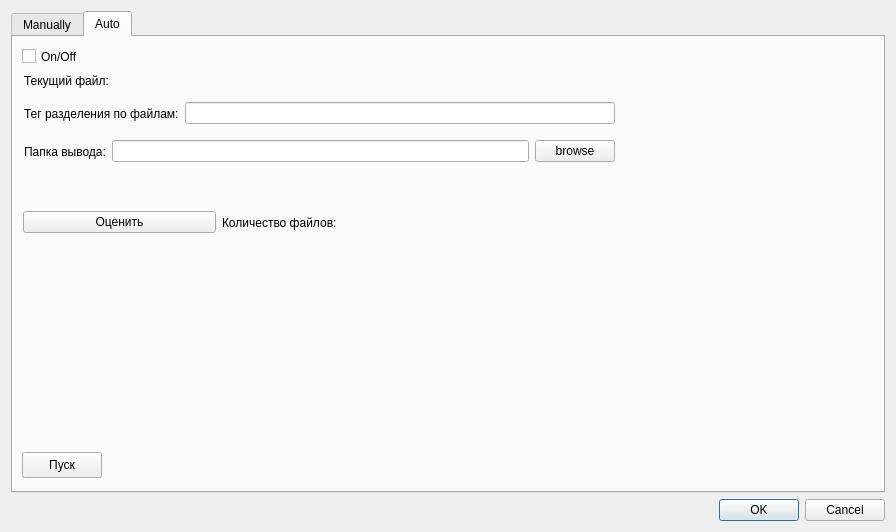
<?xml version="1.0" encoding="UTF-8"?>
<ui version="4.0">
 <class>SplitFile</class>
 <widget class="QDialog" name="SplitFile">
  <property name="windowModality">
   <enum>Qt::NonModal</enum>
  </property>
  <property name="geometry">
   <rect>
    <x>0</x>
    <y>0</y>
    <width>896</width>
    <height>532</height>
   </rect>
  </property>
  <property name="acceptDrops">
   <bool>false</bool>
  </property>
  <property name="windowTitle">
   <string>Split file</string>
  </property>
  <property name="sizeGripEnabled">
   <bool>false</bool>
  </property>
  <layout class="QGridLayout" name="gridLayout_4">
   <item row="2" column="0">
    <widget class="QDialogButtonBox" name="buttonBox">
     <property name="orientation">
      <enum>Qt::Horizontal</enum>
     </property>
     <property name="standardButtons">
      <set>QDialogButtonBox::Cancel|QDialogButtonBox::Ok</set>
     </property>
    </widget>
   </item>
   <item row="1" column="0">
    <widget class="QTabWidget" name="tabWidget">
     <property name="currentIndex">
      <number>1</number>
     </property>
     <widget class="QWidget" name="tab">
      <attribute name="title">
       <string>Manually</string>
      </attribute>
      <layout class="QGridLayout" name="gridLayout_2">
       <item row="0" column="0">
        <widget class="QLabel" name="label">
         <property name="text">
          <string>Резалка файла</string>
         </property>
        </widget>
       </item>
       <item row="1" column="0" rowspan="3" colspan="2">
        <layout class="QGridLayout" name="gridLayout">
         <item row="0" column="0">
          <widget class="QLabel" name="label_3">
           <property name="text">
            <string>Edit text:</string>
           </property>
          </widget>
         </item>
         <item row="0" column="1">
          <widget class="QLabel" name="label_4">
           <property name="text">
            <string>View html:</string>
           </property>
          </widget>
         </item>
         <item row="1" column="0">
          <widget class="QTextEdit" name="textEdit"/>
         </item>
         <item row="1" column="1">
          <widget class="QTextBrowser" name="textBrowser"/>
         </item>
        </layout>
       </item>
       <item row="4" column="0" colspan="2">
        <layout class="QHBoxLayout" name="horizontalLayout">
         <item>
          <widget class="QPushButton" name="pushButton">
           <property name="text">
            <string>Save</string>
           </property>
          </widget>
         </item>
         <item>
          <widget class="QPushButton" name="pBShow">
           <property name="text">
            <string>Show</string>
           </property>
          </widget>
         </item>
         <item>
          <spacer name="horizontalSpacer">
           <property name="orientation">
            <enum>Qt::Horizontal</enum>
           </property>
           <property name="sizeHint" stdset="0">
            <size>
             <width>40</width>
             <height>20</height>
            </size>
           </property>
          </spacer>
         </item>
        </layout>
       </item>
       <item row="0" column="1">
        <layout class="QHBoxLayout" name="horizontalLayout_2">
         <item>
          <widget class="QLabel" name="label_2">
           <property name="text">
            <string>File:</string>
           </property>
          </widget>
         </item>
         <item>
          <widget class="QLineEdit" name="LEFilePath"/>
         </item>
         <item>
          <widget class="QPushButton" name="pBBrowse">
           <property name="text">
            <string>&amp;Browse</string>
           </property>
          </widget>
         </item>
         <item>
          <spacer name="horizontalSpacer_2">
           <property name="orientation">
            <enum>Qt::Horizontal</enum>
           </property>
           <property name="sizeHint" stdset="0">
            <size>
             <width>40</width>
             <height>20</height>
            </size>
           </property>
          </spacer>
         </item>
        </layout>
       </item>
      </layout>
     </widget>
     <widget class="QWidget" name="tab_2">
      <attribute name="title">
       <string>Auto</string>
      </attribute>
      <widget class="QPushButton" name="pBAutoRun">
       <property name="geometry">
        <rect>
         <x>9</x>
         <y>415</y>
         <width>80</width>
         <height>26</height>
        </rect>
       </property>
       <property name="text">
        <string>Пуск</string>
       </property>
      </widget>
      <widget class="QCheckBox" name="cBAutoOn">
       <property name="geometry">
        <rect>
         <x>9</x>
         <y>9</y>
         <width>63</width>
         <height>21</height>
        </rect>
       </property>
       <property name="text">
        <string>On/Off</string>
       </property>
      </widget>
      <widget class="QWidget" name="">
       <property name="geometry">
        <rect>
         <x>10</x>
         <y>170</y>
         <width>591</width>
         <height>31</height>
        </rect>
       </property>
       <layout class="QHBoxLayout" name="horizontalLayout_7">
        <item>
         <widget class="QPushButton" name="pBAutoEstimate">
          <property name="text">
           <string>Оценить</string>
          </property>
         </widget>
        </item>
        <item>
         <widget class="QLabel" name="label_8">
          <property name="text">
           <string>Количество файлов:</string>
          </property>
         </widget>
        </item>
        <item>
         <widget class="QLabel" name="LAValueFiles">
          <property name="text">
           <string/>
          </property>
         </widget>
        </item>
       </layout>
      </widget>
      <widget class="QWidget" name="">
       <property name="geometry">
        <rect>
         <x>11</x>
         <y>94</y>
         <width>591</width>
         <height>41</height>
        </rect>
       </property>
       <layout class="QHBoxLayout" name="horizontalLayout_6">
        <item>
         <widget class="QLabel" name="label_7">
          <property name="text">
           <string>Папка вывода:</string>
          </property>
         </widget>
        </item>
        <item>
         <widget class="QLineEdit" name="LEDirOutput">
          <property name="text">
           <string/>
          </property>
         </widget>
        </item>
        <item>
         <widget class="QPushButton" name="pBAutoBrowse">
          <property name="text">
           <string>browse</string>
          </property>
         </widget>
        </item>
       </layout>
      </widget>
      <widget class="QWidget" name="">
       <property name="geometry">
        <rect>
         <x>11</x>
         <y>33</y>
         <width>591</width>
         <height>21</height>
        </rect>
       </property>
       <layout class="QHBoxLayout" name="horizontalLayout_4">
        <item>
         <widget class="QLabel" name="label_5">
          <property name="text">
           <string>Текущий файл:</string>
          </property>
         </widget>
        </item>
        <item>
         <widget class="QLabel" name="LAInputFile">
          <property name="text">
           <string/>
          </property>
         </widget>
        </item>
       </layout>
      </widget>
      <widget class="QWidget" name="">
       <property name="geometry">
        <rect>
         <x>11</x>
         <y>61</y>
         <width>591</width>
         <height>31</height>
        </rect>
       </property>
       <layout class="QHBoxLayout" name="horizontalLayout_5">
        <item>
         <widget class="QLabel" name="label_6">
          <property name="text">
           <string>Тег разделения по файлам:</string>
          </property>
         </widget>
        </item>
        <item>
         <widget class="QLineEdit" name="LETagSplit"/>
        </item>
       </layout>
      </widget>
     </widget>
    </widget>
   </item>
  </layout>
 </widget>
 <resources/>
 <connections>
  <connection>
   <sender>buttonBox</sender>
   <signal>accepted()</signal>
   <receiver>SplitFile</receiver>
   <slot>accept()</slot>
   <hints>
    <hint type="sourcelabel">
     <x>248</x>
     <y>254</y>
    </hint>
    <hint type="destinationlabel">
     <x>157</x>
     <y>274</y>
    </hint>
   </hints>
  </connection>
  <connection>
   <sender>buttonBox</sender>
   <signal>rejected()</signal>
   <receiver>SplitFile</receiver>
   <slot>reject()</slot>
   <hints>
    <hint type="sourcelabel">
     <x>316</x>
     <y>260</y>
    </hint>
    <hint type="destinationlabel">
     <x>286</x>
     <y>274</y>
    </hint>
   </hints>
  </connection>
 </connections>
</ui>
